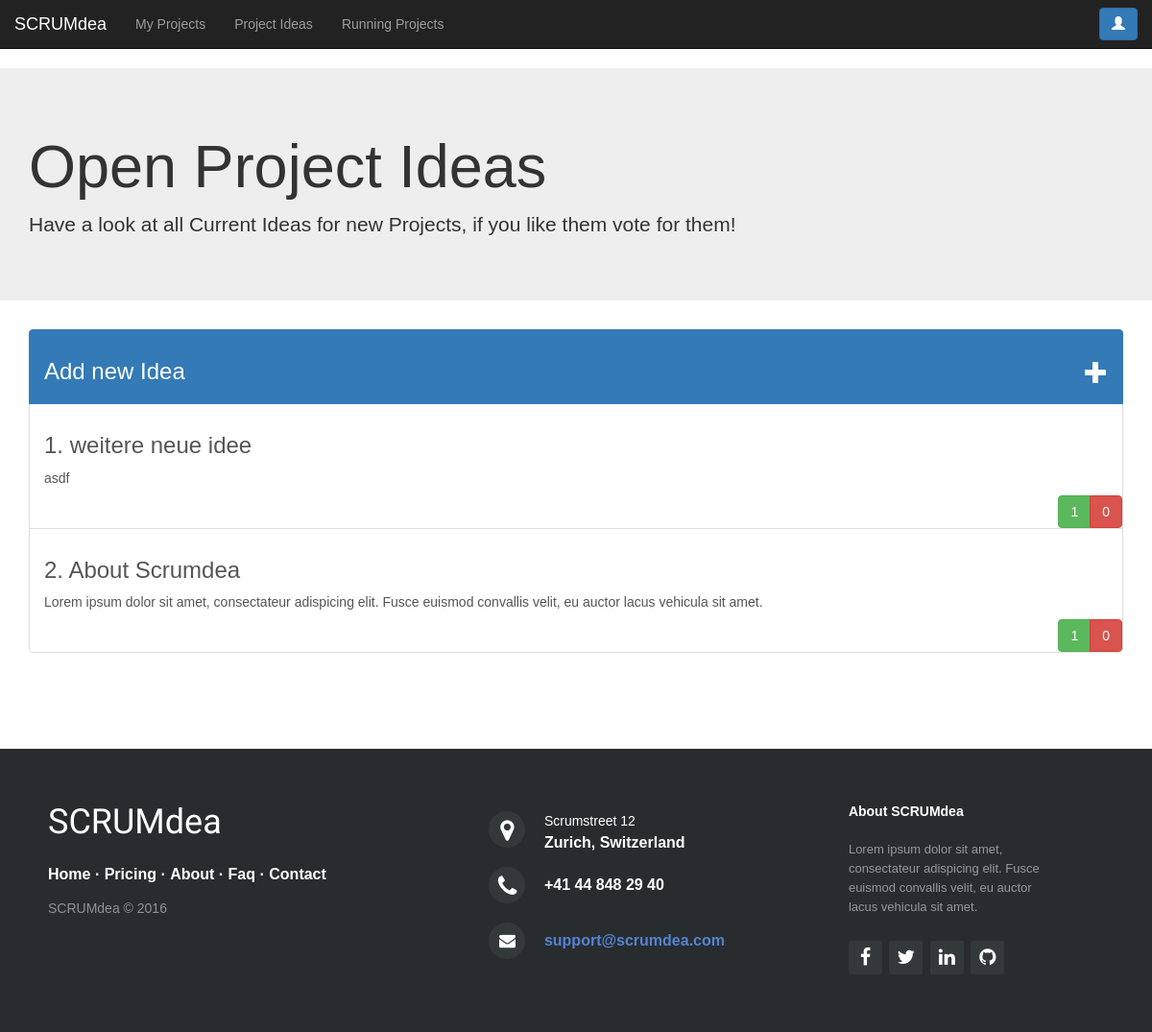
/ideas/ (signed in), run on an earlier commit of the app's database.
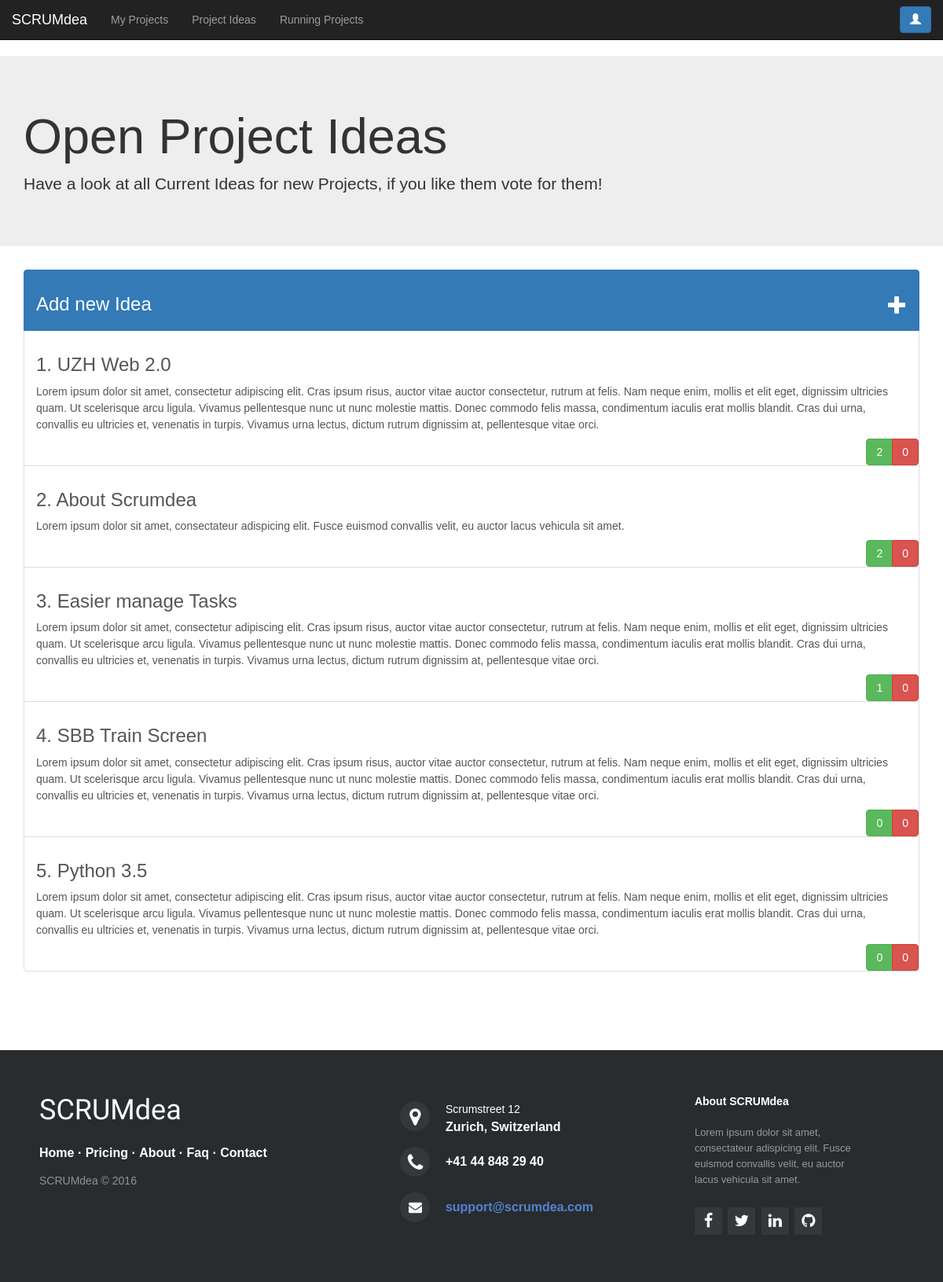
And on a later commit of the database.
### scrumdea/models.py (models this page shows)
class GeneralIdea(models.Model):
    title = models.CharField(max_length=200)
    description = models.TextField()
    creation_date = timezone.now()
    votes = models.IntegerField(default=0)
    transfered_to_project = models.BooleanField(default=False)
    class Meta:
        ordering = ['-votes']

### scrumdea/views.py (the view)
# urls.py: url(r'^ideas/$', views.GeneralIdeaListListView.as_view(), name='general_idea_listlist_view'),
class GeneralIdeaListListView(LoginRequiredMixin, ListView):
    model = src_models.GeneralIdea
    template_name = "scrumdea/final/project_ideas.html"
    def get_context_data(self, **kwargs):
        context = super(GeneralIdeaListListView, self).get_context_data(**kwargs)
        context['projects'] = src_models.Project.objects.all()
        return context
    def dispatch(self, request, *args, **kwargs):
        update_vote_count_general_idea()
        return super(GeneralIdeaListListView, self).dispatch(request, *args, **kwargs)

### scrumdea/views.py (called while the page is built)
def update_vote_count_general_idea():
    all_ideas = src_models.GeneralIdea.objects.all()
    for idea in all_ideas:
        vote_count = (src_models.Vote.objects.filter(generalIdea=idea.id, inProjectIdea__isnull=True)).count();
        idea.votes = vote_count
        idea.save()

### scrumdea/templates/scrumdea/final/project_ideas.html (shortened to what this page needs)
{% load staticfiles %}
<!DOCTYPE html>
<html lang="en">
<head>
    <link href="{% static "css/bootstrap.min.css" %}" rel="stylesheet">
    <link rel="stylesheet" href="{% static "style.css" %}">
    <link rel="stylesheet" href="http://maxcdn.bootstrapcdn.com/font-awesome/4.2.0/css/font-awesome.min.css">
</head>
<body>
<nav class="navbar navbar-inverse navbar-static-top">
    <div class="container-fluid">
        <div class="navbar-header">
            <a class="navbar-brand" href="/">SCRUMdea</a>
            <div class="btn-toolbar">
            </div>
        </div>
        <div class="navbar-collapse collapse navbar-left" id="bs-example-navbar-collapse" aria-expanded="false"
             style="height: 1px;">
            <ul class="nav navbar-nav">
                <li><a href="{% url "project_list_view" %}">My Projects</a></li>
                <li><a href="{% url "general_idea_listlist_view" %}">Project Ideas</a></li>
                <li><a href="{% url "project_running_list_view" %}">Running Projects</a></li>
            </ul>
        </div>
        <button type="button" class="btn btn-primary navbar-right navbar-btn hidden-xs" aria-label="Right Align"
                data-toggle="modal" data-target="#user_modal" style="margin-right: 0px">
            <span class="glyphicon glyphicon-user" aria-hidden="true"></span>
        </button>
    </div>
</nav>
<div class="jumbotron">
    <div class="container">
        <h1>Open Project Ideas</h1>
        <p> Have a look at all Current Ideas for new Projects, if you like them vote for them! </p>
    </div>
</div>
<div class="container">
    <div class="list-group success">
        <a href="{% url "general_idea_create_view" %}" class="list-group-item active">
            <h3>Add new Idea <span class="glyphicon glyphicon-plus" style="float:right;" aria-hidden="true"></span>
            </h3>
        </a>
        {% for idea in object_list %}
            <a href="{% url "general_idea_detail_view" pk=idea.id %}" class="list-group-item">
                <h3>{{ forloop.counter }}. {{ idea.title }}</h3>
                <p>{{ idea.description }}</p>
                <br>
                <div class="container-fluid">
                    <div class="btn-group button-pos-right">
                        <button href="{% url "general_idea_vote_view" pk=idea.id %}" type="submit"
                                class="btn btn-success btn">{{ idea.votes }}</button>
                        <button type="button" class="btn btn-danger">0</button>
                    </div>
                </div>
            </a>
        {% endfor %}
    </div>
</div>
<footer class="footer-distributed">
    <div class="footer-left">
        <h3>SCRUMdea</h3>
        <p class="footer-links">
            <a href="#">Home</a>
            ·
            <a href="#">Pricing</a>
            ·
            <a href="#">About</a>
            ·
            <a href="#">Faq</a>
            ·
            <a href="#">Contact</a>
        </p>
        <p class="footer-company-name">SCRUMdea &copy; 2016</p>
    </div>
    <div class="footer-center">
        <div>
            <i class="fa fa-map-marker"></i>
            <p><span>Scrumstreet 12</span> Zurich, Switzerland</p>
        </div>
        <div>
            <i class="fa fa-phone"></i>
            <p>+41 44 848 29 40</p>
        </div>
        <div>
            <i class="fa fa-envelope"></i>
            <p><a href="mailto:support@company.com">support@scrumdea.com</a></p>
        </div>
    </div>
    <div class="footer-right">
        <p class="footer-company-about">
            <span>About SCRUMdea</span>
            Lorem ipsum dolor sit amet, consectateur adispicing elit. Fusce euismod convallis velit, eu auctor lacus
            vehicula sit amet.
        </p>
        <div class="footer-icons">
            <a href="#"><i class="fa fa-facebook"></i></a>
            <a href="#"><i class="fa fa-twitter"></i></a>
            <a href="#"><i class="fa fa-linkedin"></i></a>
            <a href="#"><i class="fa fa-github"></i></a>
        </div>
    </div>
</footer>
</body>
</html>

### scrumdea/static/style.css (style rules this page uses)
* { padding:0; margin:0; }
html { background-color: #eaf0f2; height: 100%; }
body { font:14px/1.5 Arial, Helvetica, sans-serif; }
.button-pos-right { position: absolute; bottom: 0; right: 0; }
.footer-distributed { background-color: #292c2f; box-shadow: 0 1px 1px 0 rgba(0, 0, 0, 0.12); box-sizing: border-box; width: 100%; text-align: left; font: bold 16px sans-serif; padding: 55px 50px; margin-top: 80px; }
.footer-distributed .footer-left, .footer-distributed .footer-center, .footer-distributed .footer-right { display: inline-block; vertical-align: top; }
.footer-distributed .footer-left { width: 40%; }
.footer-distributed h3 { color: #ffffff; font: normal 36px 'Codystar', cursive; margin: 0; }
.footer-distributed .footer-links { color: #ffffff; margin: 20px 0 12px; padding: 0; }
.footer-distributed .footer-links a { display:inline-block; line-height: 1.8; text-decoration: none; color: inherit; }
.footer-distributed .footer-company-name { color: #8f9296; font-size: 14px; font-weight: normal; margin: 0; }
.footer-distributed .footer-center { width: 35%; }
.footer-distributed .footer-center i { background-color: #33383b; color: #ffffff; font-size: 25px; width: 38px; height: 38px; border-radius: 50%; text-align: center; line-height: 42px; margin: 10px 15px; vertical-align: middle; }
.footer-distributed .footer-center i.fa-envelope { font-size: 17px; line-height: 38px; }
.footer-distributed .footer-center p { display: inline-block; color: #ffffff; vertical-align: middle; margin:0; }
.footer-distributed .footer-center p span { display:block; font-weight: normal; font-size:14px; line-height:2; }
.footer-distributed .footer-center p a { color: #5383d3; text-decoration: none;; }
.footer-distributed .footer-right { width: 20%; }
.footer-distributed .footer-company-about { line-height: 20px; color: #92999f; font-size: 13px; font-weight: normal; margin: 0; }
.footer-distributed .footer-company-about span { display: block; color: #ffffff; font-size: 14px; font-weight: bold; margin-bottom: 20px; }
.footer-distributed .footer-icons { margin-top: 25px; }
.footer-distributed .footer-icons a { display: inline-block; width: 35px; height: 35px; cursor: pointer; background-color: #33383b; border-radius: 2px; font-size: 20px; color: #ffffff; text-align: center; line-height: 35px; margin-right: 3px; margin-bottom: 5px; }

What changed in the data, as far as the page shows it:
removed GeneralIdea: title "weitere neue idee", description "asdf", votes "1"
added GeneralIdea: title "UZH Web 2.0", description "Lorem ipsum dolor sit amet, consectetur adipiscing elit. Cras ipsum risus, auctor vitae auctor consectetur, rutrum at felis. Nam neque enim, mollis et elit eget, dignissim ultricies quam. Ut scelerisque arcu ligula. Vivamus pellentesque nunc ut nunc molestie mattis. Donec commodo felis massa, condimentum iaculis erat mollis blandit. Cras dui urna, convallis eu ultricies et, venenatis in turpis. Vivamus urna lectus, dictum rutrum dignissim at, pellentesque vitae orci.", votes "2"
changed GeneralIdea "About Scrumdea": votes "1" → "2"
added GeneralIdea: title "Easier manage Tasks", description "Lorem ipsum dolor sit amet, consectetur adipiscing elit. Cras ipsum risus, auctor vitae auctor consectetur, rutrum at felis. Nam neque enim, mollis et elit eget, dignissim ultricies quam. Ut scelerisque arcu ligula. Vivamus pellentesque nunc ut nunc molestie mattis. Donec commodo felis massa, condimentum iaculis erat mollis blandit. Cras dui urna, convallis eu ultricies et, venenatis in turpis. Vivamus urna lectus, dictum rutrum dignissim at, pellentesque vitae orci.", votes "1"
added GeneralIdea: title "SBB Train Screen", description "Lorem ipsum dolor sit amet, consectetur adipiscing elit. Cras ipsum risus, auctor vitae auctor consectetur, rutrum at felis. Nam neque enim, mollis et elit eget, dignissim ultricies quam. Ut scelerisque arcu ligula. Vivamus pellentesque nunc ut nunc molestie mattis. Donec commodo felis massa, condimentum iaculis erat mollis blandit. Cras dui urna, convallis eu ultricies et, venenatis in turpis. Vivamus urna lectus, dictum rutrum dignissim at, pellentesque vitae orci.", votes "0"
added GeneralIdea: title "Python 3.5", description "Lorem ipsum dolor sit amet, consectetur adipiscing elit. Cras ipsum risus, auctor vitae auctor consectetur, rutrum at felis. Nam neque enim, mollis et elit eget, dignissim ultricies quam. Ut scelerisque arcu ligula. Vivamus pellentesque nunc ut nunc molestie mattis. Donec commodo felis massa, condimentum iaculis erat mollis blandit. Cras dui urna, convallis eu ultricies et, venenatis in turpis. Vivamus urna lectus, dictum rutrum dignissim at, pellentesque vitae orci.", votes "0"
